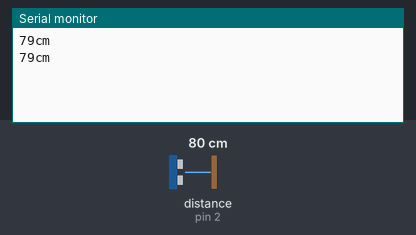
This sketch was run on a simulated Arduino Uno, built with avr-gcc and run on an emulated ATmega328P. On the bench: the last lines printed to the serial monitor. The test bench sets the inputs (shaded band); at power-on: distance to the obstacle (sensor on pin 2) 80 cm. The echo pulse lasts 58.3 µs per cm.

Above: at 1.8 s.
1.9 s: distance to the obstacle (sensor on pin 2) set to 2 cm
At 2.8 s:
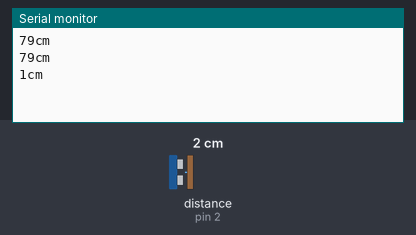
3.4 s: distance to the obstacle (sensor on pin 2) set to 4 cm
At 4.6 s:
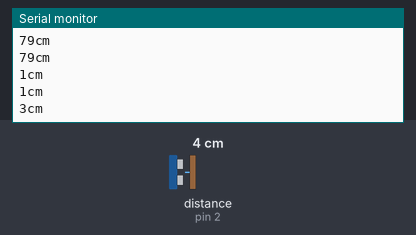
Timing chart, 0 to 6.4 s (numbered marks = the images above; inputs shaded):
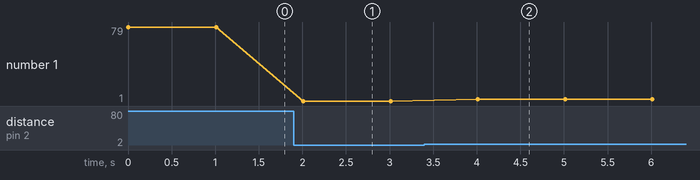

Measured:
- after the input at 1.9 s, the serial monitor: prints a new line after 0.11 s (image 1)
- after the input at 3.4 s, the serial monitor: prints a new line after 0.61 s (image 2)
- plotted number 1: 79 → 1 after the input at 1.9 s, 1 → 3 after the input at 3.4 s

The sketch:

ultrasonicSensor.ino
```cpp
long laenge, cm;

void setup() {
  Serial.begin(9600);
  pinMode(2,INPUT);
  pinMode(3,OUTPUT);
}

void loop() {

  digitalWrite(3, HIGH);
  delayMicroseconds(5);
  digitalWrite(3, LOW);

  laenge = pulseIn(2, HIGH);
  cm = (laenge*34)/2000;

  Serial.print(cm);
  Serial.println("cm");

  delay(1000);

}
```
